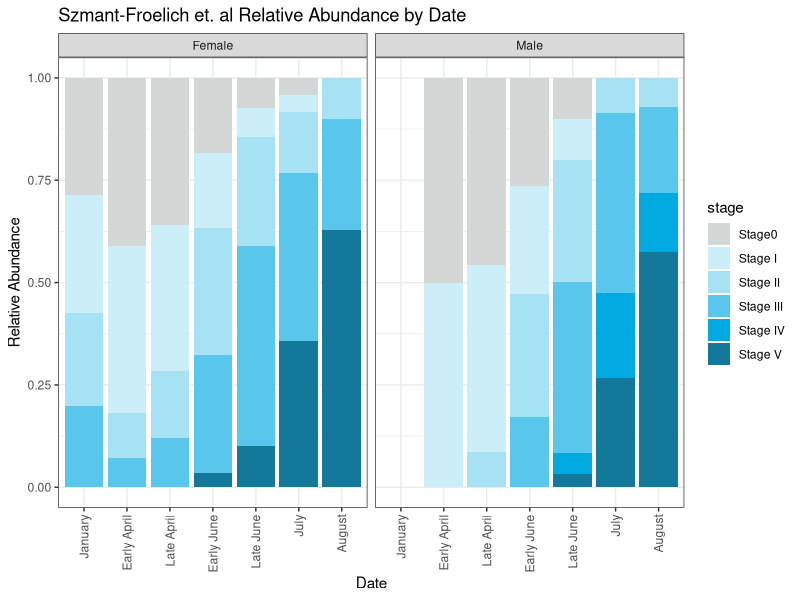

Generate this figure with R:
## ---- chunk 1
knitr::opts_chunk$set(echo = TRUE)
## ---- chunk 2
install.packages("ggpubr")
## ---- chunk 3
knitr::opts_chunk$set(echo = TRUE)

library(tidyverse)
library("RColorBrewer")
library(ggpubr)
## ---- chunk 4
library(readr)
data <- read_csv("../data/Szmant_Histology_data.csv", col_names = TRUE, na = c("", "NA")) %>%
select(date, month,sex, Stage0, StageI, StageII, StageIII, StageIV, StageV)
## ---- chunk 5

data <- data %>%
rowwise() %>%
mutate(total.gametes = sum(Stage0,StageI,StageII,StageIII,StageIV,StageV,na.rm = T))

## ---- chunk 6
data <- data %>%
  mutate(Stage0 = ifelse(total.gametes==0, 1, 0))
## ---- chunk 7
Rel.Abundance <- data %>%
  group_by(date, sex, month) %>%
  summarise(
    total_gametes = sum(total.gametes, na.rm = TRUE),
     Stage0 = sum(StageI, na.rm = TRUE),
    StageI = sum(StageI, na.rm = TRUE),
    StageII = sum(StageII, na.rm = TRUE),
    StageIII = sum(StageIII, na.rm = TRUE),
    StageIV = sum(StageIV, na.rm = TRUE),
    StageV = sum(StageV, na.rm = TRUE)
  ) %>%
  mutate(
    rel_abundance_Stage0 = StageI / total_gametes,
    rel_abundance_StageI = StageI / total_gametes,
    rel_abundance_StageII = StageII / total_gametes,
    rel_abundance_StageIII = StageIII / total_gametes,
    rel_abundance_StageIV = StageIV / total_gametes,
    rel_abundance_StageV = StageV / total_gametes
  )

#Rel.Abundance <- Rel.Abundance %>%
  #filter(!sex=="NA") %>%
  #filter(!treatment=="NA")
## ---- chunk 8
Rel.Abundance_long <- Rel.Abundance %>%
  pivot_longer(cols = starts_with("rel_abundance_stage"), 
               names_to = "stage", 
               values_to = "value") %>%
  mutate(stage = factor(stage, 
levels = c("rel_abundance_Stage0","rel_abundance_StageI", "rel_abundance_StageII", "rel_abundance_StageIII", "rel_abundance_StageIV", "rel_abundance_StageV"), 
                        labels = c("Stage 0","Stage I", "Stage II", "Stage III", "Stage IV", "Stage V")))

## ---- chunk 9
#Rel.Abundance <- Rel.Abundance %>%
 # mutate(month = factor(month, levels = month.name))%>%
#mutate(date = factor(date, levels = c("1/1/21", "4/1/21", "4/30/21", "6/1/21", "6/29/21", "7/2/21", "8/3/21"), labels = c("January", "Early #April", "Late April", "Early June", "Late June", "July", "August")))

## ---- chunk 10
Rel.Abundance <- Rel.Abundance %>%
  mutate(month = factor(month, levels = month.name)) %>%
  mutate(date = factor(date, levels = c("1/1/21", "4/1/21", "4/30/21", "6/1/21", "6/29/21", "7/2/21", "8/3/21"), 
                       labels = c("January", "Early April", "Late April", "Early June", "Late June", "July", "August")))

## ---- chunk 11
ggplot(Rel.Abundance_long, aes(x = date, y = value, fill = stage)) +
  geom_bar(stat = "identity", position = "fill") +
  facet_grid(~ sex) +
  theme_minimal() +
  labs(
    title = "Szmant-Froelich et. al Relative Abundance by Date",
    x = "Date",
    y = "Relative Abundance",
    color = "Stage"
  ) +
  scale_fill_manual(
    values = c("#D3D7D5","#CCEEF9", "#A6E1F4", "#59C7EB", "#00A9E0", "#137899"),
    labels = c('Stage0','Stage I', 'Stage II', 'Stage III', 'Stage IV', 'Stage V')
  ) +
  #scale_x_date(date_labels = "%b %d, %Y", date_breaks = "4 day") +
  scale_x_discrete(labels = c("1/1/21" = "January", "4/1/21" = "Early April", "4/30/21" = "Late April", "6/1/21" = "Early June", "6/29/21" = "Late June", "7/2/21" = "July", "8/3/21" = "August")) +
  theme_bw() +
  theme(
    axis.text.x = element_text(angle = 90, vjust = 0.5, hjust=1)
  )

